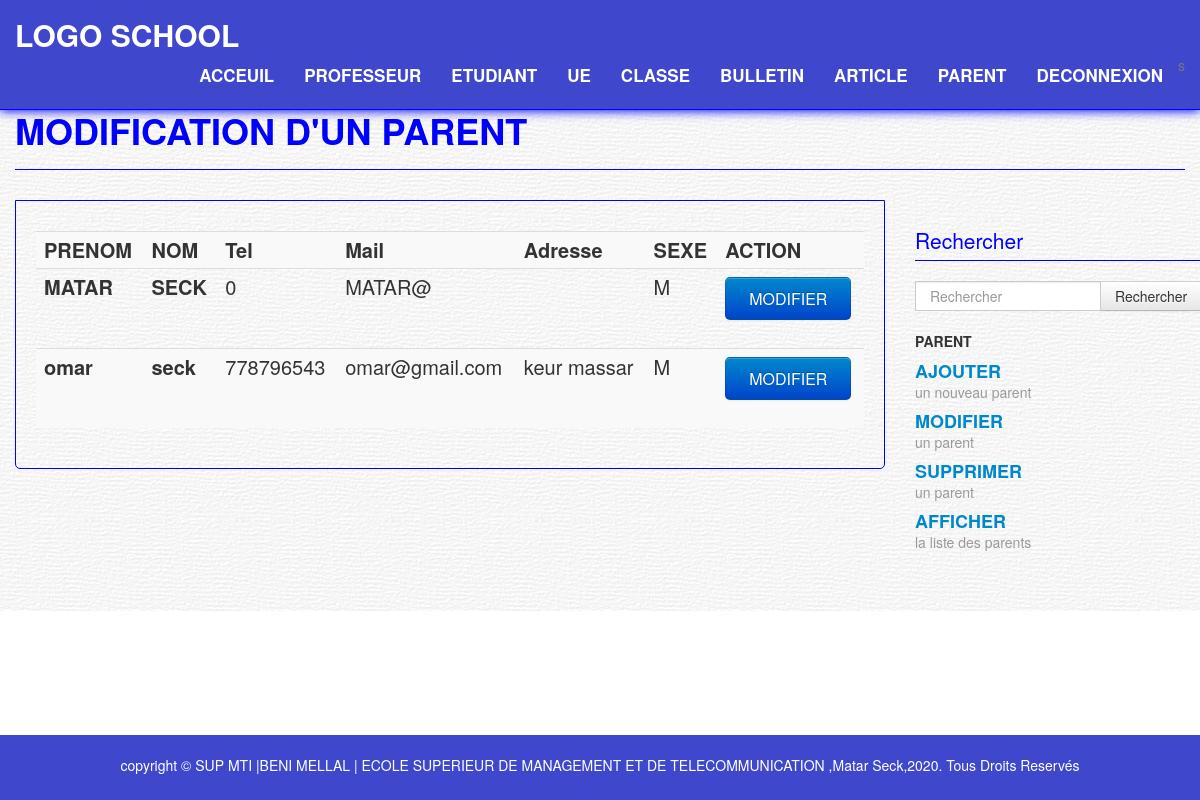
Page /pages/utilisateur/parent/mparent.php on the committed database.
### tables this page shows
CREATE TABLE `parent` (
  `idparent` int(11) NOT NULL,
  `Prenom` varchar(70) NOT NULL,
  `Nom` varchar(100) NOT NULL,
  `sexe` varchar(2) NOT NULL,
  `mail` varchar(150) NOT NULL,
  `TEL` int(12) NOT NULL,
  `adresse` text NOT NULL,
  `password` varchar(100) NOT NULL
);

### pages/utilisateur/parent/mparent.php (the view, shortened to what this page needs)
<?php require_once('../../connexion.php'); ?>
<!DOCTYPE html PUBLIC "-//W3C//DTD XHTML 1.0 Strict//EN"
	"http://www.w3.org/TR/xhtml1/DTD/xhtml1-strict.dtd">
<html xmlns="http://www.w3.org/1999/xhtml">
 <div class="content">
      <div class="container">
        <div class="page-header">
          <h1>MODIFICATION D'UN PARENT</h1>
        </div>
        <div class="row">
          <div class="span9">
            <div class="widget-body">
              <div class="rigth-align">
						<p>
<?php $req=$bd->query(" select idparent,NOM,PRENOM,Tel,mail,adresse,sexe from parent order by nom,prenom");
?>
<table  class="table table-striped">
  <tr>
    <th scope="col">PRENOM</th>
    <th scope="col">NOM</th>
    <th scope="col">Tel</th>
    <th scope="col">Mail</th>
    <th scope="col">Adresse</th>
      <th scope="col">SEXE</th>
    <th scope="col">ACTION</th>
  </tr>
<?php
while($ligne= $req->fetch()) {
echo "<tr><th scope='row'>".$ligne['PRENOM']."</th><th scope='row'>".$ligne['NOM']."</th><td>".$ligne['Tel']."</td><td>".$ligne['mail']."</td> <td>".$ligne['adresse']."</td><td>".$ligne['sexe']."</td><td><form action='tmparent.php' method='post'><input type='hidden' name='idparent' value='".$ligne['idparent']."' /><input type='submit' value='  MODIFIER  ' class='btn btn-primary btn-large'/>
</form></td>
</tr>";
}
?>
</table>
						</p>
          </div></div></div>
          <div class="span3 pull-right sidebar">
            <form class="form-search" action="reparent.php" method="post">
              <div class="input-append">
              <legend>Rechercher</legend>
              <input type="text" class="span2 search-query" name="rechercher" placeholder="Rechercher ">
              <button type="submit" class="btn">Rechercher</button>
              </div>
            </form>
<?php include "menudroite.php";?>
          </div>
        </div>
      </div>
    </div>
	</body>
</html>

### css/boot-business.css (style rules this page uses)
.content { padding: 30px 0; background: url('../img/content.png'); }
.page-header { margin: 0 0 30px; border-bottom: 1px solid blue; }
.widget-body { font-size: 20px; padding: 20px 20px 20px 20px; border: 1px solid blue; -webkit-border-radius: 0 0 5px 5px; -moz-border-radius: 0 0 5px 5px; border-radius: 0 0 5px 5px; }
.sidebar { padding: 20px 0; }
@media (min-width: 1200px) { body { padding-top: 70px; } }

### rows in the picture
parent: Prenom "MATAR", Nom "SECK", TEL "0", mail "MATAR@", sexe "M"
parent: Prenom "omar", Nom "seck", TEL "778796543", mail "omar@gmail.com", adresse "keur massar", sexe "M"
